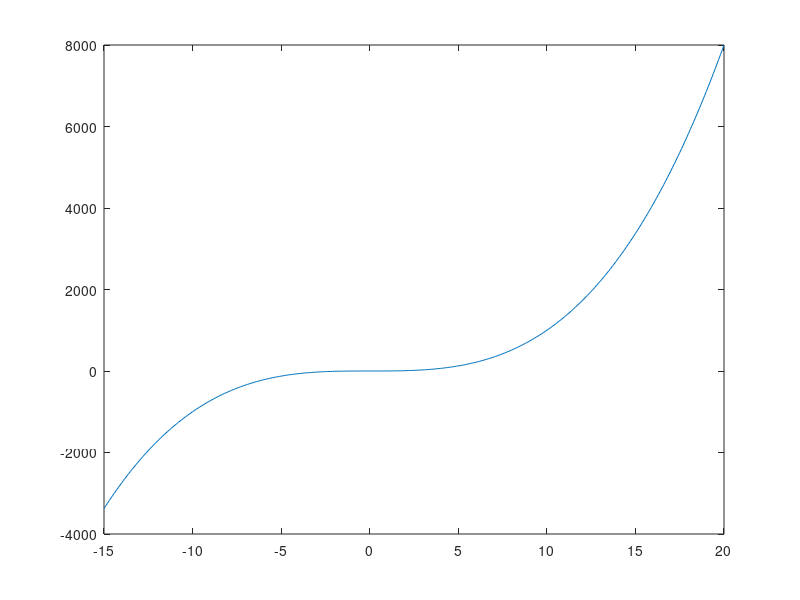

The MATLAB script that drew this image:
% Title               :Funcion Inyectiva, Sobreyectiva, Biyectiva 
% Description         :Script para graficar funciones y determinar que tipo de funcion es 
% Author              :Francelly Desiree Colon Sandoval 
% Date                :2021116    
% Version             :1
% Usage               :octave> /path/FuncionDos

clear
x = -15:0.1:20
% Funcion
fx = (x.^3);
% Plotear funcion 
plot (x, fx );

disp("Funcion inyectiva")